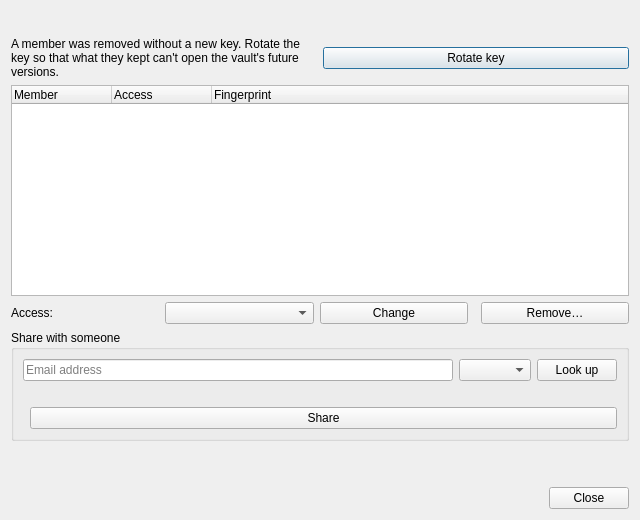
<?xml version="1.0" encoding="UTF-8"?>
<ui version="4.0">
 <class>ShareVaultDialog</class>
 <widget class="QDialog" name="ShareVaultDialog">
  <property name="geometry">
   <rect>
    <x>0</x>
    <y>0</y>
    <width>640</width>
    <height>520</height>
   </rect>
  </property>
  <property name="windowTitle">
   <string>Share vault</string>
  </property>
  <layout class="QVBoxLayout" name="verticalLayout">
   <item>
    <widget class="MessageWidget" name="messageWidget" native="true"/>
   </item>
   <item>
    <widget class="QLabel" name="introLabel">
     <property name="wordWrap">
      <bool>true</bool>
     </property>
    </widget>
   </item>
   <item>
    <layout class="QHBoxLayout" name="rotationLayout">
     <item>
      <widget class="QLabel" name="rotationLabel">
       <property name="text">
        <string>A member was removed without a new key. Rotate the key so that what they kept can't open the vault's future versions.</string>
       </property>
       <property name="wordWrap">
        <bool>true</bool>
       </property>
      </widget>
     </item>
     <item>
      <widget class="VaultButton" name="rotateButton">
       <property name="text">
        <string>Rotate key</string>
       </property>
      </widget>
     </item>
    </layout>
   </item>
   <item>
    <widget class="QTreeWidget" name="membersTree">
     <property name="rootIsDecorated">
      <bool>false</bool>
     </property>
     <property name="accessibleName">
      <string>Members</string>
     </property>
     <column>
      <property name="text">
       <string>Member</string>
      </property>
     </column>
     <column>
      <property name="text">
       <string>Access</string>
      </property>
     </column>
     <column>
      <property name="text">
       <string>Fingerprint</string>
      </property>
     </column>
    </widget>
   </item>
   <item>
    <layout class="QHBoxLayout" name="memberButtons">
     <item>
      <widget class="QLabel" name="selectedRoleLabel">
       <property name="text">
        <string>Access:</string>
       </property>
       <property name="buddy">
        <cstring>selectedRoleCombo</cstring>
       </property>
      </widget>
     </item>
     <item>
      <widget class="VaultComboBox" name="selectedRoleCombo"/>
     </item>
     <item>
      <widget class="VaultButton" name="changeRoleButton">
       <property name="text">
        <string>Change</string>
       </property>
      </widget>
     </item>
     <item>
      <spacer name="memberButtonsSpacer">
       <property name="orientation">
        <enum>Qt::Horizontal</enum>
       </property>
      </spacer>
     </item>
     <item>
      <widget class="VaultButton" name="removeButton">
       <property name="text">
        <string>Remove…</string>
       </property>
      </widget>
     </item>
    </layout>
   </item>
   <item>
    <widget class="QGroupBox" name="addGroup">
     <property name="title">
      <string>Share with someone</string>
     </property>
     <layout class="QVBoxLayout" name="addLayout">
      <item>
       <layout class="QHBoxLayout" name="addRow">
        <item>
         <widget class="VaultLineEdit" name="emailEdit">
          <property name="accessibleName">
           <string>Email of the person to share with</string>
          </property>
          <property name="placeholderText">
           <string>Email address</string>
          </property>
         </widget>
        </item>
        <item>
         <widget class="VaultComboBox" name="addRoleCombo"/>
        </item>
        <item>
         <widget class="VaultButton" name="lookupButton">
          <property name="text">
           <string>Look up</string>
          </property>
         </widget>
        </item>
       </layout>
      </item>
      <item>
       <widget class="QLabel" name="recipientLabel">
        <property name="wordWrap">
         <bool>true</bool>
        </property>
        <property name="textInteractionFlags">
         <set>Qt::TextSelectableByMouse</set>
        </property>
       </widget>
      </item>
      <item>
       <layout class="QHBoxLayout" name="shareRow">
        <item>
         <spacer name="shareRowSpacer">
          <property name="orientation">
           <enum>Qt::Horizontal</enum>
          </property>
         </spacer>
        </item>
        <item>
         <widget class="VaultButton" name="shareButton">
          <property name="text">
           <string>Share</string>
          </property>
         </widget>
        </item>
       </layout>
      </item>
     </layout>
    </widget>
   </item>
   <item>
    <widget class="QLabel" name="ownFingerprintLabel">
     <property name="wordWrap">
      <bool>true</bool>
     </property>
     <property name="textInteractionFlags">
      <set>Qt::TextSelectableByMouse</set>
     </property>
    </widget>
   </item>
   <item>
    <widget class="QLabel" name="statusLabel"/>
   </item>
   <item>
    <widget class="QDialogButtonBox" name="buttonBox">
     <property name="standardButtons">
      <set>QDialogButtonBox::Close</set>
     </property>
    </widget>
   </item>
  </layout>
 </widget>
 <customwidgets>
  <customwidget>
   <class>MessageWidget</class>
   <extends>QWidget</extends>
   <header>gui/MessageWidget.h</header>
   <container>1</container>
  </customwidget>
  <customwidget>
   <class>VaultButton</class>
   <extends>QPushButton</extends>
   <header>gui/vault/VaultControls.h</header>
  </customwidget>
  <customwidget>
   <class>VaultComboBox</class>
   <extends>QComboBox</extends>
   <header>gui/vault/VaultControls.h</header>
  </customwidget>
  <customwidget>
   <class>VaultLineEdit</class>
   <extends>QLineEdit</extends>
   <header>gui/vault/VaultControls.h</header>
  </customwidget>
 </customwidgets>
 <resources/>
 <connections/>
</ui>
